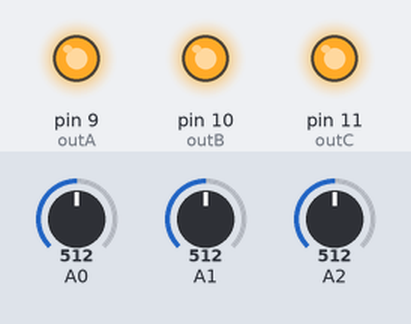
A sketch run on a simulated Arduino Uno, built with avr-gcc and run on an emulated ATmega328P. Shown: output pins drawn as LEDs (lit = HIGH). Inputs (shaded band) come from the test bench; at power-on: A0 = 512, A1 = 512, A2 = 512.

Above: at 1.3 s.
1.4 s: A0 set to 5
2.9 s: A0 set to 2
At 3.3 s:
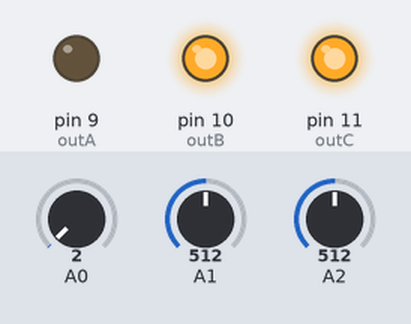
4.4 s: A1 set to 5
5.9 s: A1 set to 2
At 6.5 s:
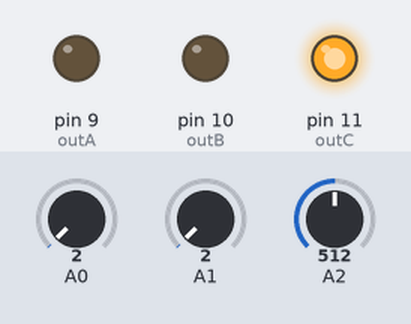
7.4 s: A0 set to 122
At 8.3 s:
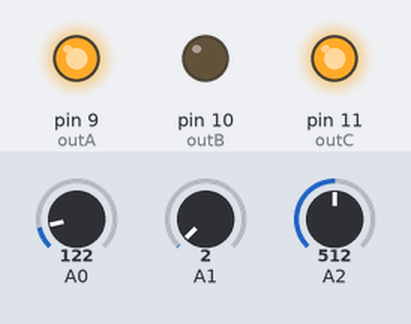
8.9 s: A2 set to 5
10.4 s: A2 set to 2
At 10.8 s:
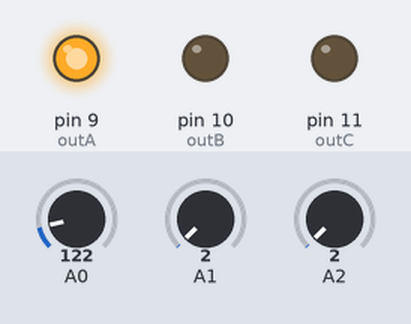
Timing chart, 0 to 12.9 s (numbered marks = the images above; inputs shaded):
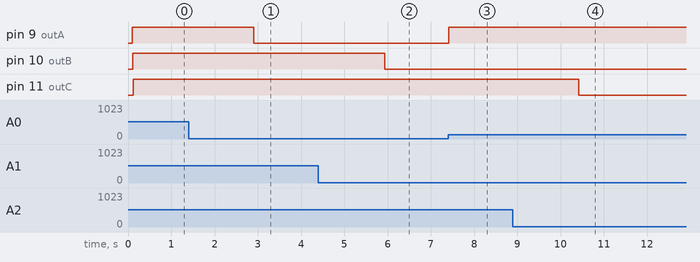

Measured:
- the behaviour switches between 4 and 3 on A0 (found by bisection; images 0 and 1)
- the behaviour switches between 4 and 3 on A1 (found by bisection; images 1 and 2)
- the behaviour switches between 4 and 3 on A2 (found by bisection; images 3 and 4)
- after the input at 1.4 s, every drawn part: stays the same
- after the input at 2.9 s, pin 9 (outA): HIGH → LOW at once
- after the input at 4.4 s, every drawn part: stays the same
- after the input at 5.9 s, pin 10 (outB): HIGH → LOW at once
- after the input at 7.4 s, pin 9 (outA): LOW → HIGH at once
- after the input at 8.9 s, every drawn part: stays the same
- after the input at 10.4 s, pin 11 (outC): HIGH → LOW at once

The sketch:

soundtolight.ino
```cpp
/*
this sketch takes 3 inputs A0 A1 A2 0-5V and converts to 3 outputs D9 D10 D11 PWM 0-255/0-5V.
It can be used as a sound to light device, asuming a DC bias is set between the audio signals and the analog inputs.
The PWM can control 0-5V loads, MOSFETS for bigger loads (such as 12 or 24VDC led strips), etc.

The analog signal are first ranged from 0~1024 to -512~+512 to match positive/negative phases of original AC signal
the signal is then multiplied over 0 if it is under 0, effectively turning every negative spike in a positive spike
the signal is then divided by 2 and sent out
*/

float inputSignal;
float outputSignal;
const int delayTime = 10;
const int inA = 0;
const int inB = 1;
const int inC = 2;
const int outA = 9;
const int outB = 10;
const int outC = 11;

void setup() {
  pinMode(outA, OUTPUT);
  pinMode(outB, OUTPUT);
  pinMode(outC, OUTPUT);
  delay(100);
}

void acToPWM(int inputPin, int outputPin){
  inputSignal = analogRead(inputPin);          //inputSignal 0~1024
  inputSignal -= inputSignal/2;                //inputSignal (0~1024-512)/2 = -512~512
  if (inputSignal < 0){                        //if inputSignal reaches under 0 (=every negative phase), multiply it above 0 (- * - = +)
    inputSignal = inputSignal * -1;
  }
  outputSignal = inputSignal/2;                //inputSignal (0~512)/2 becomes outputSignal 0~255, range of PWM
  digitalWrite(outputPin, outputSignal);
  delay(delayTime);
}

void dcToPWM(int inputPin, int outputPin){
  inputSignal = analogRead(inputPin);
  outputSignal = inputSignal/4;                //inputSignal (0~1024)/2 becomes outputSignal 0~255, range of PWM
  digitalWrite(outputPin, outputSignal);
  delay(delayTime);
}

void loop() {
  //use acToPWM() or dcToPWM()
  acToPWM(inA, outA);
  acToPWM(inB, outB);
  acToPWM(inC, outC);
}
```
